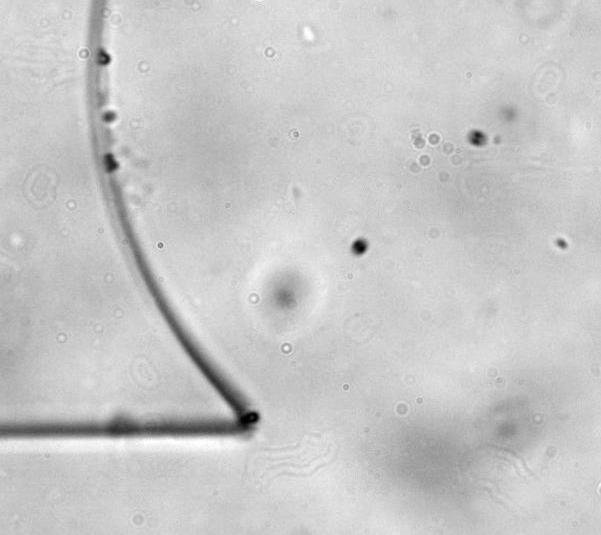
#> input picture frame 14 of Videos/Bubblu_vortex_20fps.avi, 601 x 535 px, given in place of Media10-10.AVI, which was not available
$ python bubble_tracking.py
#> lines starting #> are read from the running program, lines starting #| are printed output that depends on the picture; after the words box and inside, x2 and y2 are one past the last pixel; in counts of white or black regions, pixels touching at a corner belong together; pictures that were not available may be replaced by others from this repository, and a replacement may not be noted
### scripts/tracking/manual_tracking.py
import math


class EuclideanDistTracker:
    def __init__(self):
        # Store the center positions of the objects
        self.center_points = {}
        # Keep the count of the IDs
        # each time a new object id detected, the count will increase by one
        self.id_count = 0


    def update(self, objects_rect):
        # Objects boxes and ids
        objects_bbs_ids = []

        # Get center point of new object
        for rect in objects_rect:
            x, y, w, h = rect
            cx = (x + x + w) // 2
            cy = (y + y + h) // 2


            # Find out if that object was detected already
            same_object_detected = False
            for id, pt in self.center_points.items():
                dist = math.hypot(cx - pt[0], cy - pt[1])
                print("distance is equal to ", dist)
                # v = dist / (count / framr_rate)
                # print("velocity is equal", v)
                print("the idistance is", dist)
                if dist < 90:
                    self.center_points[id] = (cx, cy)
                    print(self.center_points)
                    objects_bbs_ids.append([x, y, w, h, id])
                    same_object_detected = True
                    break

            # New object is detected we assign the ID to that object
            if same_object_detected is False:
                self.center_points[self.id_count] = (cx, cy)
                objects_bbs_ids.append([x, y, w, h, self.id_count])
                self.id_count += 1

        # Clean the dictionary by center points to remove IDS not used anymore
        new_center_points = {}
        for obj_bb_id in objects_bbs_ids:
            _, _, _, _, object_id = obj_bb_id
            center = self.center_points[object_id]
            new_center_points[object_id] = center


        # Update dictionary with IDs not used removed
        self.center_points = new_center_points.copy()
        return objects_bbs_ids

### scripts/tracking/bubble_tracking.py
import cv2
from manual_tracking import *
import random

tracker = EuclideanDistTracker()

cap = cv2.VideoCapture("C:/Users/mmabo/Downloads/Media10-10.AVI")

object_detector = cv2.createBackgroundSubtractorMOG2(history=900, varThreshold=80)
# Create a dictionary to store colors for each tracker ID
colors = {
    0: (255, 0, 0),  # Magenta
    1: (0, 0, 255),  # Red
    2: (255, 0, 0),  # Magenta
    3: (255, 0, 0),  # Red
    4: (255, 0, 0),  # Magenta
    5: (0, 0, 255),  # Magenta
    6: (0, 0, 255),  # Magenta
    7: (0, 0, 255),  # Magenta
    8: (0, 0, 255),  # Magenta
    9: (0, 0, 255),  # Magenta
    10: (0, 0, 255),  # Magenta
    11: (0, 0, 255),  # Magenta
    12: (0, 0, 255),  # Magenta
    13: (0, 0, 255),  # Magenta
    14: (0, 255, 0),  # Magenta
    15: (0, 0, 255),  # Magenta
    16: (0, 0, 255),  # Magenta
    17: (0, 0, 255),  # Magenta
    18: (0, 0, 255),  # Magenta
    19: (255, 0, 0),  # Magenta
    20: (255, 0, 0),  # Magenta
    21: (255, 0, 0),  # Magenta
    22: (255, 0, 0),  # Magenta
    23: (255, 0, 0),  # Magenta
    24: (255, 0, 0),  # Magenta
    25: (255, 0, 0),  # Magenta
    26: (255, 0, 0),  # Magenta
    27: (255, 0, 0),  # Magenta
    28: (255, 0, 0),  # Magenta
    29: (255, 0, 0),  # Magenta
    30: (255, 0, 0),  # Magenta
    31: (255, 0, 0),  # Magenta
    32: (255, 0, 0),  # Magenta
    33: (255, 0, 0),  # Magenta
    34: (255, 0, 0),  # Magenta
    35: (255, 0, 0),  # Magenta
    36: (255, 0, 0),  # Magenta
    37: (255, 0, 0),  # Magenta
    38: (255, 0, 0),  # Magenta
    39: (255, 0, 0),  # Magenta
    40: (255, 0, 0),  # Magenta
    41: (0, 0, 255),  # Magenta
    42: (0, 0, 255),  # Magenta
    43: (0, 0, 255),  # Magenta
    44: (255, 0, 0),  # Magenta
    45: (255, 0, 0),  # Magenta
    46: (255, 0, 0),  # Magenta
    47: (255, 0, 0),  # Magenta
    48: (255, 0, 0),  # Magenta
    49: (255, 0, 0),  # Magenta
    50: (255, 0, 0),  # Magenta
    # Add more colors as needed
}
i = 0 # for image saving
skip = 1 # skipping for plotting the images
count = 0
center_points = {}
center_points_cur_frame = []

while True:
    ret, frame = cap.read()
#> frame is the input picture: shape (535, 601, 3); min 0, max 255, mean 199.2

    if not ret:
        break

    count += 1

    roi = frame[0:1000,0:1000]
    mask = object_detector.apply(roi)
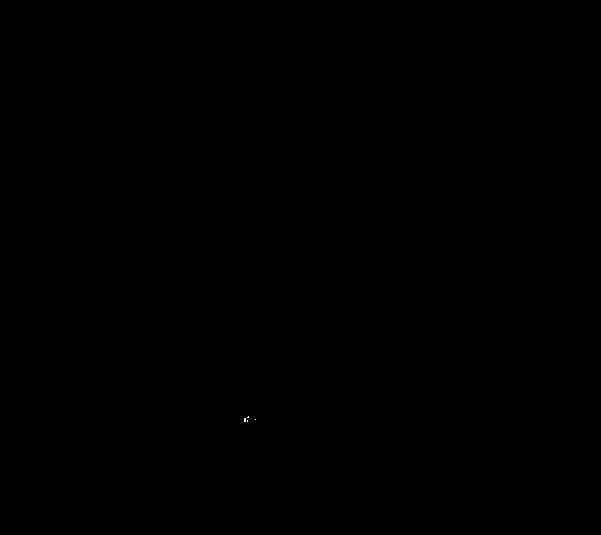
#> mask: shape (535, 601); values 127 (black) and 255 (white), 0% white in thin lines or dots, all inside (x1, y1, x2, y2) = (244, 416, 256, 422)
    _, mask = cv2.threshold(mask, 0, 255, cv2.THRESH_BINARY)
#> mask: shape (535, 601); every value is 255
    contours, _ = cv2.findContours(mask, cv2.RETR_TREE, cv2.CHAIN_APPROX_SIMPLE)
#> contours = [[[0, 0], [0, 534], [600, 534], [600, 0]]]
    detections = []

    for cnt in contours:
        area = cv2.contourArea(cnt)
        if area > 150:
            # cv2.drawContours(roi, [cnt], 0, (0, 255, 255), 1)
            x, y, w, h = cv2.boundingRect(cnt)
            detections.append([x, y, w, h])
#> this loop made 1 pass
#> (cnt, area, x, y, w, h) on pass 1: ([[0, 0], [0, 534], [600, 534], [600, 0]], 320400, 0, 0, 601, 535)
#> after the loop, detections = [[0, 0, 601, 535]]

    boxes_ids = tracker.update(detections)
#> the loop in update, `for rect in objects_rect:` made 1 pass
#> (x, y, w, h, cx, cy, self.id_count) on pass 1: (0, 0, 601, 535, 300, 267, 1)
#> after the loop in update, `for rect in objects_rect:`: objects_bbs_ids = [[0, 0, 601, 535, 0]]; self.center_points = {0: (300, 267)}; self.id_count = 1
#> the loop in update, `for obj_bb_id in objects_bbs_ids:` made 1 pass
#> (obj_bb_id, object_id, center) on pass 1: ([0, 0, 601, 535, 0], 0, (300, 267))
#> after the loop in update, `for obj_bb_id in objects_bbs_ids:`: new_center_points = {0: (300, 267)}
#> boxes_ids = [[0, 0, 601, 535, 0]]

    for box_id in boxes_ids:
        x, y, w, h, id = box_id
        cx = int((x + x + w) / 2)
        cy = int((y + y + h) / 2)

        # If the tracker ID is not in the colors dictionary, add it with a random color
        if id not in colors:
            colors[id] = (int(random.random() * 255), int(random.random() * 255), int(random.random() * 255))

        # Only add the point to the list if the current frame is a multiple of skip
        if count % skip == 0:
            if id not in center_points:
                center_points[id] = []
            center_points[id].append((cx, cy))
#> this loop made 1 pass
#> (x, y, w, h, id, cx, cy) on pass 1: (0, 0, 601, 535, 0, 300, 267)
#> after the loop, center_points = {0: [(300, 267)]}; colors = 51 items

    # Only draw the points if the current frame is a multiple of 5
    if count % 1 == 0:
        for id, points in center_points.items():
            for pt in points:
                cv2.circle(roi, pt, 6, colors[id], 3)
#> this loop made 1 pass
#> (id, points) on pass 1: (0, [(300, 267)])
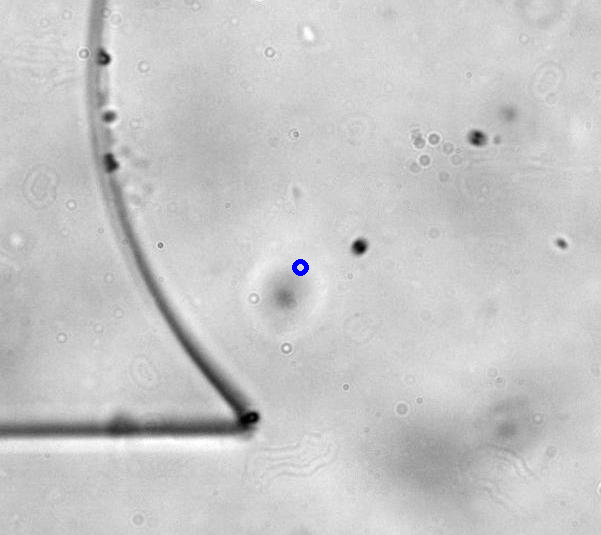
#> roi: shape (535, 601, 3); 0.06% of pixels changed, all inside (x1, y1, x2, y2) = (292, 259, 309, 276)

    cv2.imshow("roi", roi)
    cv2.imshow("Frame", frame)
    cv2.imshow("Mask", mask)

    i += 1
    #cv2.imwrite('C:/Users/mmabo/Downloads/Track-net5/' + str(i) + '.png', roi)
    key = cv2.waitKey(100)
#> (key Esc is pressed here)
    if key == 27:
        break

cap.release()
cv2.destroyAllWindows()

$ run again, starting later in the video
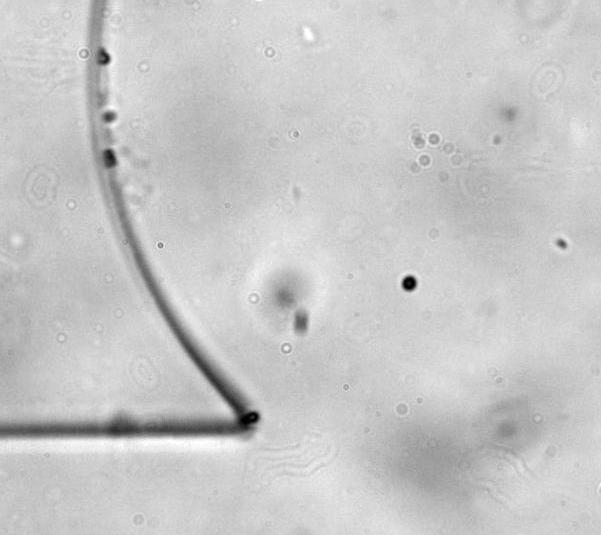
#> input picture frame 63 of Videos/Bubblu_vortex_20fps.avi, 601 x 535 px, given in place of Media10-10.AVI, which was not available
#> frame is the input picture: shape (535, 601, 3); min 0, max 255, mean 199.2
#> contours = [[[0, 0], [0, 534], [600, 534], [600, 0]]]
#> the loop `for cnt in contours:` made 1 pass
#> (cnt, area, x, y, w, h) on pass 1: ([[0, 0], [0, 534], [600, 534], [600, 0]], 320400, 0, 0, 601, 535)
#> after the loop `for cnt in contours:`: detections = [[0, 0, 601, 535]]
#> the loop in update, `for rect in objects_rect:` made 1 pass
#> (x, y, w, h, cx, cy, self.id_count) on pass 1: (0, 0, 601, 535, 300, 267, 1)
#> after the loop in update, `for rect in objects_rect:`: objects_bbs_ids = [[0, 0, 601, 535, 0]]; self.center_points = {0: (300, 267)}; self.id_count = 1
#> the loop in update, `for obj_bb_id in objects_bbs_ids:` made 1 pass
#> (obj_bb_id, object_id, center) on pass 1: ([0, 0, 601, 535, 0], 0, (300, 267))
#> after the loop in update, `for obj_bb_id in objects_bbs_ids:`: new_center_points = {0: (300, 267)}
#> boxes_ids = [[0, 0, 601, 535, 0]]
#> the loop `for box_id in boxes_ids:` made 1 pass
#> (x, y, w, h, id, cx, cy) on pass 1: (0, 0, 601, 535, 0, 300, 267)
#> after the loop `for box_id in boxes_ids:`: center_points = {0: [(300, 267)]}; colors = 51 items
#> the loop `for id, points in center_points.items():` made 1 pass
#> (id, points) on pass 1: (0, [(300, 267)])
#> after the loop `for id, points in center_points.items():`:
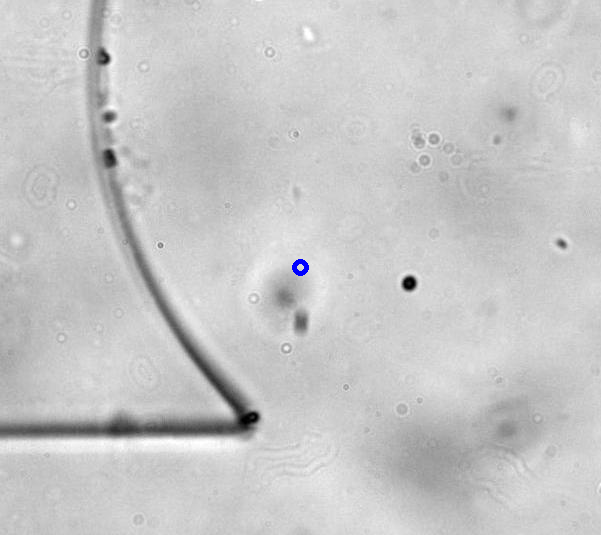
#> roi: shape (535, 601, 3); 0.06% of pixels changed, all inside (x1, y1, x2, y2) = (292, 259, 309, 276)

$ run again, starting later in the video
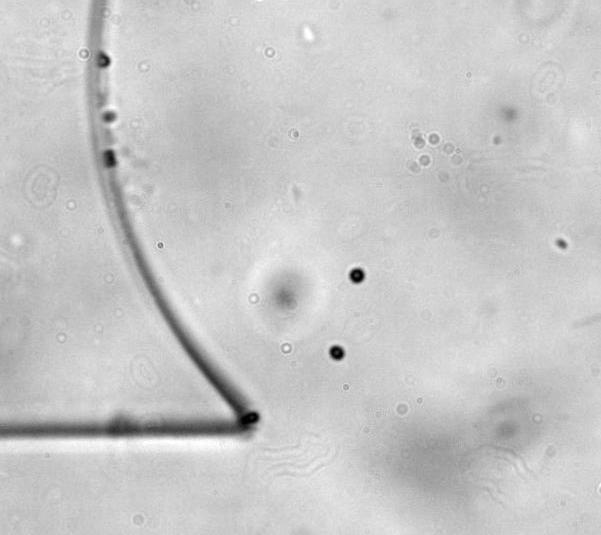
#> input picture frame 112 of Videos/Bubblu_vortex_20fps.avi, 601 x 535 px, given in place of Media10-10.AVI, which was not available
#> frame is the input picture: shape (535, 601, 3); min 0, max 255, mean 199.1
#> contours = [[[0, 0], [0, 534], [600, 534], [600, 0]]]
#> the loop `for cnt in contours:` made 1 pass
#> (cnt, area, x, y, w, h) on pass 1: ([[0, 0], [0, 534], [600, 534], [600, 0]], 320400, 0, 0, 601, 535)
#> after the loop `for cnt in contours:`: detections = [[0, 0, 601, 535]]
#> the loop in update, `for rect in objects_rect:` made 1 pass
#> (x, y, w, h, cx, cy, self.id_count) on pass 1: (0, 0, 601, 535, 300, 267, 1)
#> after the loop in update, `for rect in objects_rect:`: objects_bbs_ids = [[0, 0, 601, 535, 0]]; self.center_points = {0: (300, 267)}; self.id_count = 1
#> the loop in update, `for obj_bb_id in objects_bbs_ids:` made 1 pass
#> (obj_bb_id, object_id, center) on pass 1: ([0, 0, 601, 535, 0], 0, (300, 267))
#> after the loop in update, `for obj_bb_id in objects_bbs_ids:`: new_center_points = {0: (300, 267)}
#> boxes_ids = [[0, 0, 601, 535, 0]]
#> the loop `for box_id in boxes_ids:` made 1 pass
#> (x, y, w, h, id, cx, cy) on pass 1: (0, 0, 601, 535, 0, 300, 267)
#> after the loop `for box_id in boxes_ids:`: center_points = {0: [(300, 267)]}; colors = 51 items
#> the loop `for id, points in center_points.items():` made 1 pass
#> (id, points) on pass 1: (0, [(300, 267)])
#> after the loop `for id, points in center_points.items():`:
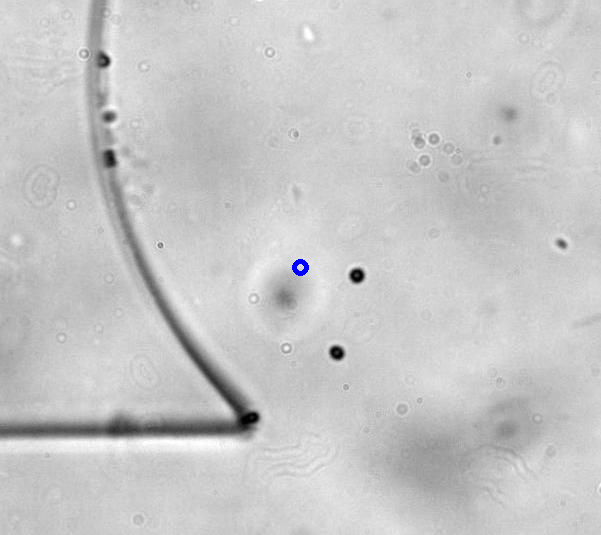
#> roi: shape (535, 601, 3); 0.06% of pixels changed, all inside (x1, y1, x2, y2) = (292, 259, 309, 276)
